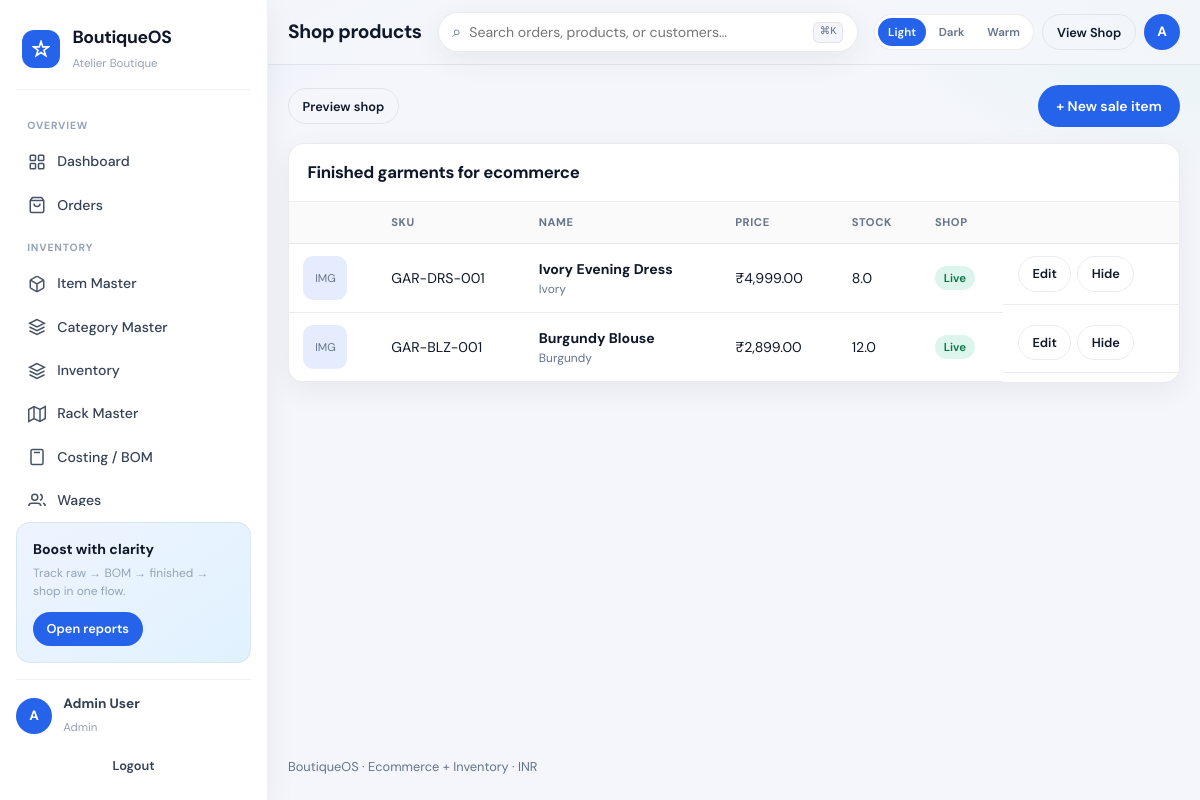
Page /admin/shop_products.php (signed in) on the committed database.
### tables this page shows
CREATE TABLE items (
  id INT UNSIGNED AUTO_INCREMENT PRIMARY KEY,
  sku VARCHAR(60) NOT NULL UNIQUE,
  name VARCHAR(200) NOT NULL,
  slug VARCHAR(220) NOT NULL UNIQUE,
  category_id INT UNSIGNED DEFAULT NULL,
  item_type ENUM('raw','finished','accessory','consumable') NOT NULL DEFAULT 'raw',
  unit VARCHAR(30) NOT NULL DEFAULT 'pcs',
  description TEXT,
  color VARCHAR(60) DEFAULT NULL,
  size VARCHAR(40) DEFAULT NULL,
  material VARCHAR(120) DEFAULT NULL,
  brand VARCHAR(120) DEFAULT NULL,
  cost_price DECIMAL(12,2) NOT NULL DEFAULT 0,
  sell_price DECIMAL(12,2) NOT NULL DEFAULT 0,
  min_stock DECIMAL(12,2) NOT NULL DEFAULT 0,
  image VARCHAR(255) DEFAULT NULL,
  gallery JSON DEFAULT NULL,
  is_sellable TINYINT(1) NOT NULL DEFAULT 0,
  is_active TINYINT(1) NOT NULL DEFAULT 1,
  created_at TIMESTAMP DEFAULT CURRENT_TIMESTAMP,
  updated_at TIMESTAMP DEFAULT CURRENT_TIMESTAMP ON UPDATE CURRENT_TIMESTAMP,
  INDEX (category_id),
  INDEX (item_type),
  INDEX (is_sellable),
  CONSTRAINT fk_items_category FOREIGN KEY (category_id) REFERENCES categories(id) ON DELETE SET NULL
);

### config/platform.php (called while the page is built, shortened)
<?php
function platform_config(): array {
    static $cfg = null;
    if ($cfg !== null) return $cfg;
    $file = ROOT_PATH . '/platform.json';
    $cfg = is_file($file) ? (json_decode((string) file_get_contents($file), true) ?: []) : [];
    return $cfg;
}
function platform_host(): string {
    $host = strtolower((string) ($_SERVER['HTTP_HOST'] ?? 'localhost'));
    $host = preg_replace('/:\d+$/', '', $host) ?? $host;
    return $host;
}
function platform_base_domain(): string {
    $cfg = platform_config();
    return strtolower((string) ($cfg['base_domain'] ?? 'localhost'));
}
function resolve_tenant_slug(): ?string {
    $host = platform_host();
    $base = platform_base_domain();
    if ($host === $base || $host === 'www.' . $base || $host === '127.0.0.1') {
        return null;
    }
    return null;
}

### config/bootstrap.php (called while the page is built, shortened)
<?php
require_once ROOT_PATH . '/config/platform.php';
function app_base_url(): string {
    static $base = null;
    if ($base !== null) return $base;
    $script = $_SERVER['SCRIPT_NAME'] ?? '';
    $dir = str_replace('\\', '/', dirname($script));
    $dir = preg_replace('#/(admin|shop|api|modules|install|public|enroll|platform)(/.*)?$#', '', $dir) ?? $dir;
    $base = $dir;
    return $base;
}
function url(string $path = ''): string {
    $base = app_base_url();
    $path = ltrim($path, '/');
    return ($base === '' ? '' : $base) . '/' . $path;
}
function settings(): array {
    static $cfg = null;
    if ($cfg !== null) return $cfg;
    $file = ROOT_PATH . '/settings.json';
    $cfg = json_decode((string) file_get_contents($file), true) ?: [];
    return $cfg;
}
function money(float|int|string $amount): string {
    $s = settings();
    $sym = $s['currency_symbol'] ?? '₹';
    $n = (float) $amount;
    if (class_exists('NumberFormatter')) {
        $fmt = new NumberFormatter($s['locale'] ?? 'en_IN', NumberFormatter::DECIMAL);
        $fmt->setAttribute(NumberFormatter::FRACTION_DIGITS, 2);
        $fmt->setAttribute(NumberFormatter::MIN_FRACTION_DIGITS, 2);
        return $sym . $fmt->format($n);
    }
    $neg = $n < 0 ? '-' : '';
    $n = abs($n);
    $int = (int) floor($n);
    $dec = sprintf('%02d', (int) round(($n - $int) * 100));
    $sInt = (string) $int;
    $last3 = substr($sInt, -3);
    $rest = substr($sInt, 0, -3);
    $rest = preg_replace('/\B(?=(\d{2})+(?!\d))/', ',', $rest);
    return $neg . $sym . $rest . ',' . $last3 . '.' . $dec;
}
function e(?string $str): string {
    return htmlspecialchars((string) $str, ENT_QUOTES | ENT_SUBSTITUTE, 'UTF-8');
}

### admin/shop_products.php (the view, shortened to what this page needs)
<?php
require_once dirname(__DIR__) . '/config/bootstrap.php';
$pdo = db();
$products = $pdo->query("
  SELECT i.*, COALESCE((SELECT SUM(qty) FROM inventory WHERE item_id=i.id),0) AS stock
  FROM items i
  WHERE i.is_active=1 AND i.item_type='finished'
  ORDER BY i.updated_at DESC
")->fetchAll();
require ROOT_PATH . '/includes/admin_header.php';
?>
<div class="toolbar">
  <a class="btn btn-outline btn-sm" href="<?= e(url('shop/')) ?>" target="_blank">Preview shop</a>
  <button class="btn btn-primary" type="button" onclick="openModal('saleModal');document.getElementById('saleForm').reset();document.getElementById('saleId').value=''">+ New sale item</button>
</div>
<div class="panel">
  <div class="panel-head"><h2>Finished garments for ecommerce</h2></div>
  <div class="table-wrap">
    <table class="data">
      <thead><tr><th></th><th>SKU</th><th>Name</th><th>Price</th><th>Stock</th><th>Shop</th><th></th></tr></thead>
      <tbody>
      <?php foreach ($products as $p): ?>
        <tr>
          <td><?php if ($p['image']): ?><img class="thumb" src="<?= e(asset($p['image'])) ?>" alt=""><?php else: ?><div class="thumb-ph">IMG</div><?php endif; ?></td>
          <td><?= e($p['sku']) ?></td>
          <td><strong><?= e($p['name']) ?></strong>
            <div style="font-size:.75rem;color:var(--muted)"><?= e($p['color']) ?> <?= $p['size'] ? '· '.e($p['size']) : '' ?></div>
          </td>
          <td><?= e(money($p['sell_price'])) ?></td>
          <td><?= e(number_format((float)$p['stock'],1)) ?></td>
          <td><?= $p['is_sellable'] ? '<span class="badge badge-ok">Live</span>' : '<span class="badge badge-muted">Hidden</span>' ?></td>
          <td style="display:flex;gap:.35rem">
            <button type="button" class="btn btn-outline btn-sm" onclick='editSale(<?= json_encode($p, JSON_HEX_TAG|JSON_HEX_APOS) ?>)'>Edit</button>
            <form method="post" style="display:inline">
              <button class="btn btn-sm <?= $p['is_sellable']?'btn-outline':'btn-accent' ?>" type="submit"><?= $p['is_sellable']?'Hide':'Publish' ?></button>
            </form>
          </td>
        </tr>
      <?php endforeach; ?>
      </tbody>
    </table>
  </div>
</div>
<?php require ROOT_PATH . '/includes/admin_footer.php'; ?>

### assets/css/app.css (style rules this page uses)
*,*::before,*::after { box-sizing:border-box;margin:0;padding:0 }
html { -webkit-text-size-adjust:100%;scroll-behavior:smooth }
body { font-family:"DM Sans",system-ui,sans-serif;color:var(--ink);background:var(--surface);line-height:1.5;min-height:100dvh }
a { color:inherit;text-decoration:none }
button,input,select,textarea { font:inherit }
h1,h2,h3,.display { font-family:"DM Sans",system-ui,sans-serif;font-weight:700;letter-spacing:-.02em }
:root,html[data-theme=light] { --primary:#2563EB;--accent:#2563EB;--accent-2:#10B981;--warn:#F59E0B;--danger:#EF4444; --surface:#F4F6FB;--panel:#FFFFFF;--ink:#0F172A;--muted:#64748B; --line:rgba(15,23,42,.08);--shadow:0 8px 30px rgba(15,23,42,.06); --sidebar-bg:#FFFFFF;--sidebar-ink:#334155;--sidebar-muted:#94A3B8; --sidebar-active-bg:#EEF4FF;--sidebar-active:#2563EB;--sidebar-border:rgba(15,23,42,.06); --topbar-bg:rgba(244,246,251,.86);--input-bg:#fff;--stripe:rgba(37,99,235,.12); --radius:16px;--sidebar:268px;--safe-b:env(safe-area-inset-bottom,0px); --promo-bg:linear-gradient(145deg,#EEF4FF,#E0F2FE);--chart-bar:#2563EB;--chart-bar-alt:#10B981;--chart-bar-muted:#CBD5E1; }
.app-body { background: radial-gradient(900px 420px at 0% -10%,var(--stripe),transparent 55%), radial-gradient(700px 380px at 100% 0%,rgba(16,185,129,.06),transparent 50%), var(--surface) }
.btn { display:inline-flex;align-items:center;justify-content:center;gap:.4rem;border:0;border-radius:999px;padding:.65rem 1.15rem;font-weight:600;font-size:.875rem;cursor:pointer;transition:.15s ease;white-space:nowrap }
.btn-sm { padding:.45rem .85rem;font-size:.8rem }
.btn-primary { background:var(--primary);color:#fff }
.btn-outline { background:transparent;border:1px solid var(--line);color:var(--ink) }
.panel { background:var(--panel);border:1px solid var(--line);border-radius:var(--radius);overflow:hidden;box-shadow:var(--shadow) }
.panel-head { padding:1rem 1.15rem;border-bottom:1px solid var(--line);display:flex;align-items:center;justify-content:space-between;gap:1rem;flex-wrap:wrap }
.panel-head h2 { font-size:1.05rem }
.toolbar { display:flex;gap:.65rem;flex-wrap:wrap;align-items:center;margin-bottom:1rem }
.table-wrap { overflow:auto }
table.data { width:100%;border-collapse:collapse;font-size:.88rem }
table.data th,table.data td { padding:.75rem .9rem;text-align:left;border-bottom:1px solid var(--line);vertical-align:middle }
table.data th { font-size:.7rem;text-transform:uppercase;letter-spacing:.05em;color:var(--muted);font-weight:700;background:rgba(15,23,42,.02) }
.thumb-ph { width:44px;height:44px;border-radius:10px;background:var(--stripe);display:grid;place-items:center;font-size:.7rem;color:var(--muted) }
.badge { display:inline-flex;align-items:center;padding:.2rem .55rem;border-radius:999px;font-size:.72rem;font-weight:600 }
.badge-ok { background:rgba(16,185,129,.14);color:#067647 }
.stat-card,.panel { animation:fadeIn .35s ease both }

### rows in the picture
items: shows "IMG", sku "GAR-DRS-001", name "Ivory Evening Dress", color "Ivory", sell_price "₹4,999.00", stock "8.0", is_sellable "Live"
items: shows "IMG", sku "GAR-BLZ-001", name "Burgundy Blouse", color "Burgundy", sell_price "₹2,899.00", stock "12.0", is_sellable "Live"

### other values in the picture
$cfg['app_name'] "BoutiqueOS"
$cfg['business_name'] "Atelier Boutique"
$groups[$g] "OVERVIEW"
$item['label'] "Dashboard"
$item['label'] "Orders"
$groups[$g] "INVENTORY"
$item['label'] "Item Master"
$item['label'] "Category Master"
$item['label'] "Inventory"
$item['label'] "Rack Master"
$item['label'] "Costing / BOM"
$item['label'] "Wages"
mb_substr($user['name'] ?? 'U', 0, 1) "A"
$user['name'] "Admin User"
$user['role'] "Admin"
